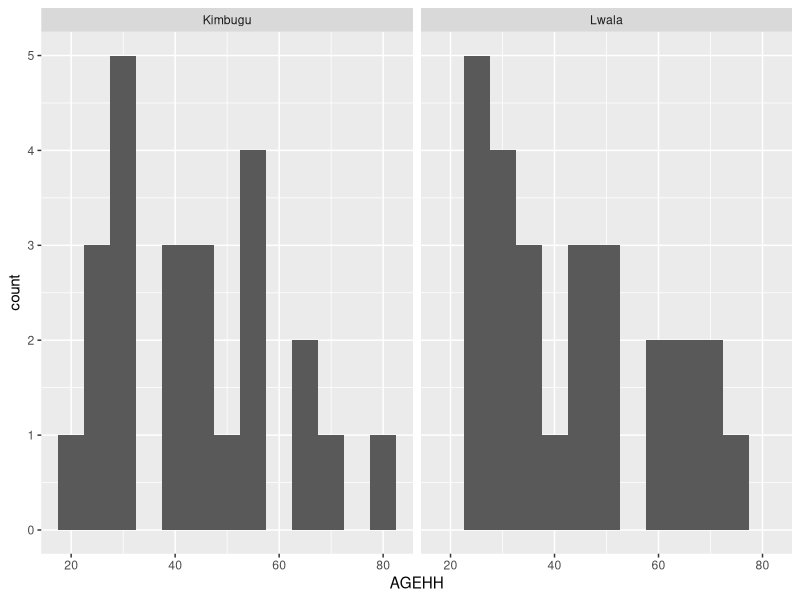
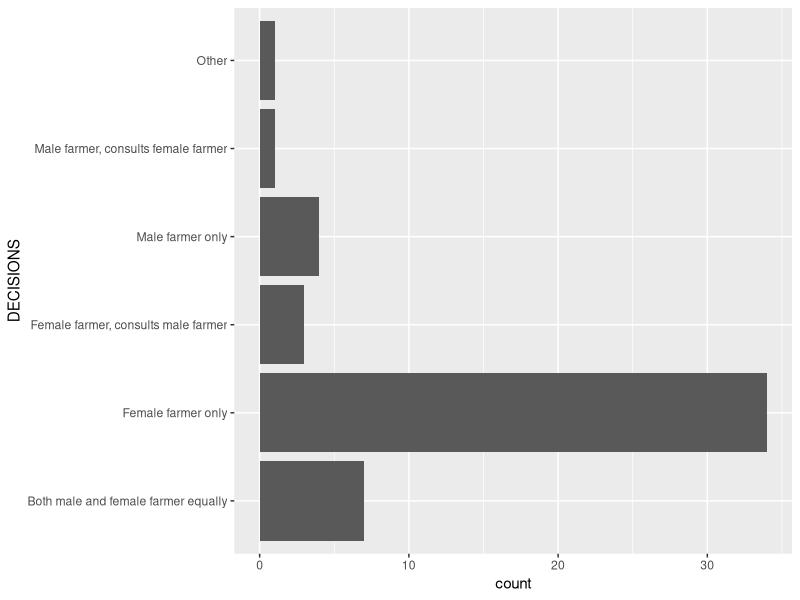
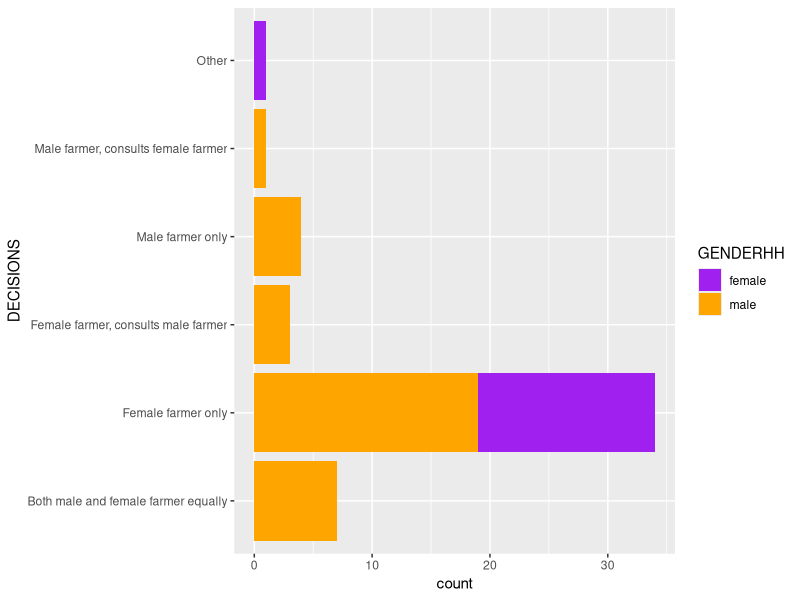
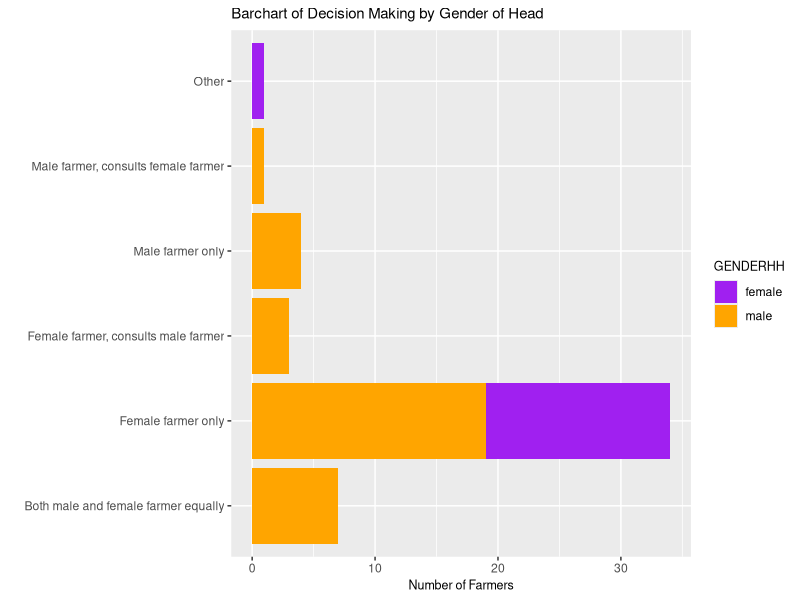
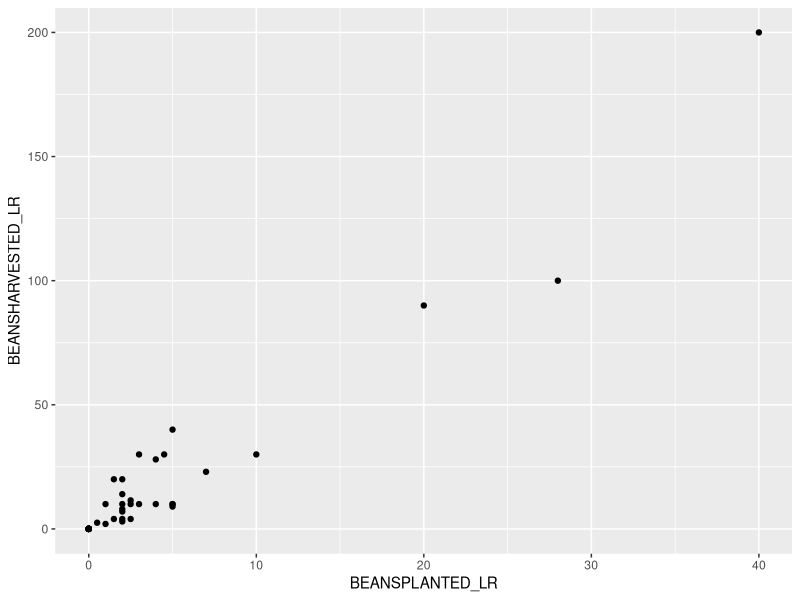
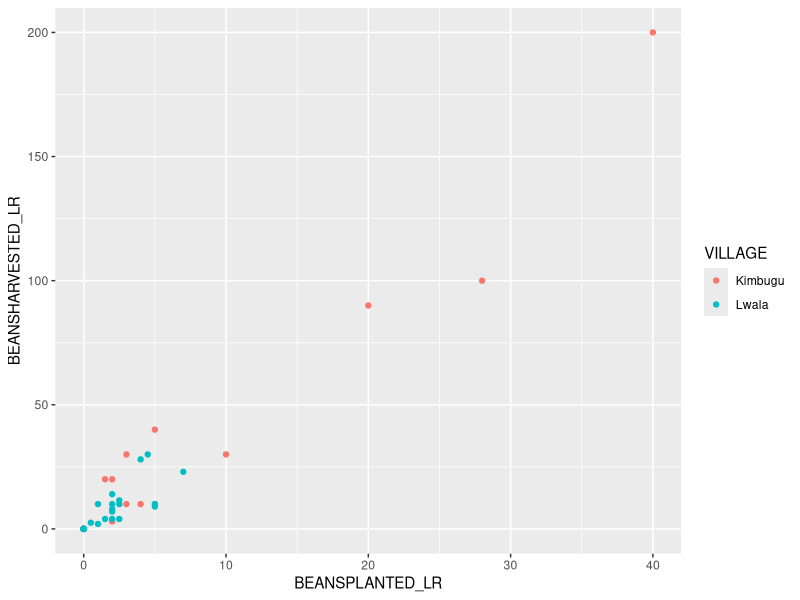
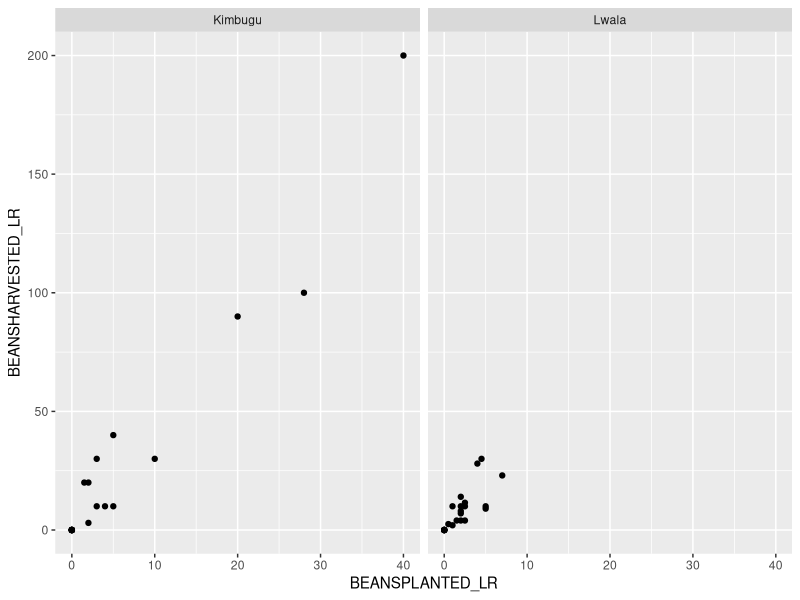
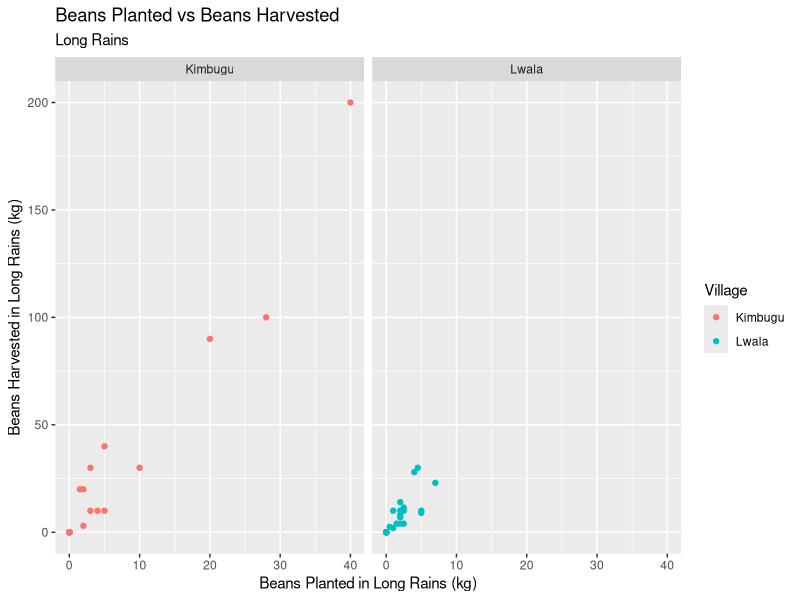

Generate these figures, in order, with R:
## ---- chunk 1

library(ggplot2)
BeanSurvey<-read.csv("bean_survey.csv")

## ---- chunk 2
ggplot(BeanSurvey,aes(x=AGEHH))+
  geom_histogram(binwidth =5)+
    facet_wrap(~VILLAGE)
## ---- chunk 3

ggplot(BeanSurvey,aes(y=DECISIONS))+
  geom_bar()

## ---- chunk 4

ggplot(BeanSurvey,aes(y=DECISIONS,fill=GENDERHH))+
  geom_bar()+
    scale_fill_manual(values=c("purple","orange"))

## ---- chunk 5
ggplot(BeanSurvey,aes(y=DECISIONS,fill=GENDERHH))+
  geom_bar() +
   scale_fill_manual(values = c("purple","orange"))+
    labs(y="", x="Number of Farmers",title="Barchart of Decision Making by Gender of Head") +
     theme(title = element_text(size=9))

## ---- chunk 6
ggplot(BeanSurvey , aes(y=BEANSHARVESTED_LR,x=BEANSPLANTED_LR)) +
 geom_point() 

## ---- chunk 7

ggplot(BeanSurvey , aes(y=BEANSHARVESTED_LR,x=BEANSPLANTED_LR,colour=VILLAGE)) +
 geom_point() 


## ---- chunk 8
ggplot(BeanSurvey , aes(y=BEANSHARVESTED_LR,x=BEANSPLANTED_LR)) +
 geom_point() +
  facet_wrap(~VILLAGE)


## ---- chunk 9
ggplot(BeanSurvey , aes(y=BEANSHARVESTED_LR,x=BEANSPLANTED_LR,colour=VILLAGE)) +
 geom_point() +
  facet_wrap(~VILLAGE)+
  labs(x="Beans Planted in Long Rains (kg)",y="Beans Harvested in Long Rains (kg)",
  title="Beans Planted vs Beans Harvested",subtitle="Long Rains",colour="Village")


## ---- chunk 10
ggplot(BeanSurvey , aes(y=BEANSHARVESTED_LR,x=HHTYPE))+
geom_jitter(width=0.1)

## ---- chunk 11
ggplot(BeanSurvey , aes(y=BEANSHARVESTED_LR,x=HHTYPE))+
geom_jitter(width=0.1)+
   theme(axis.text.x = element_text(size=7,angle=15))

## ---- chunk 12

ggplot(BeanSurvey,aes(fill=SELLBEANS,x=GENDERHH))+
 geom_bar(position="fill",show.legend=FALSE) +
 scale_y_continuous(breaks=c(0,0.2,0.4,0.6,0.8,1),labels=c("0%","20%","40%","60%","80%","100%"))+
  scale_fill_manual(values=c(NA,"darkred"))+
   facet_wrap(~VILLAGE)+
    labs(y="% Selling Beans",title="Barplot of Bean Sales by Gender and Village",x="Gender")+
     theme_light()


